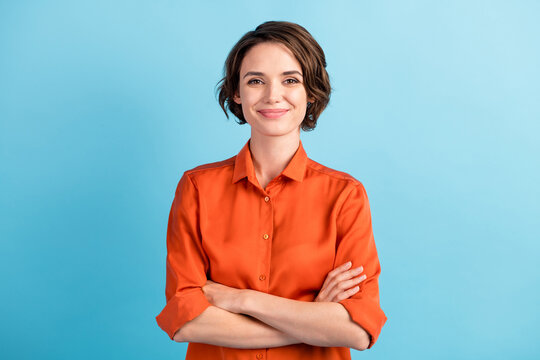
#> input picture 04.filters/img.jpg, 540 x 360 px, found by its file name
$ python color_mask.py
#> lines starting #> are read from the running program, lines starting #| are printed output that depends on the picture; after the words box and inside, x2 and y2 are one past the last pixel; in counts of white or black regions, pixels touching at a corner belong together
#color segmentation

import cv2
import numpy as np

img = cv2.imread("img.jpg")
#> img is the input picture: shape (360, 540, 3); mean B, G, R 184.4, 177.9, 151.8

hsv = cv2.cvtColor(img, cv2.COLOR_BGR2HSV)
#> hsv: shape (360, 540, 3); mean H, S, V 73.8, 124.2, 220.9

# Blue color range
lower = np.array([100, 150, 0])
upper = np.array([140, 255, 255])

mask = cv2.inRange(hsv, lower, upper)
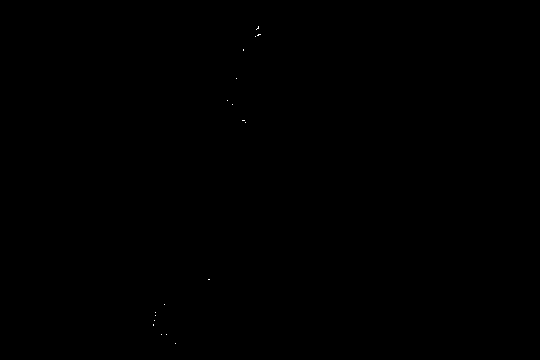
#> mask: shape (360, 540); 0.02% white in thin lines or dots, all inside (x1, y1, x2, y2) = (153, 26, 261, 344)

cv2.imshow("Original", img)
cv2.imshow("Mask", mask)

cv2.waitKey(0)
